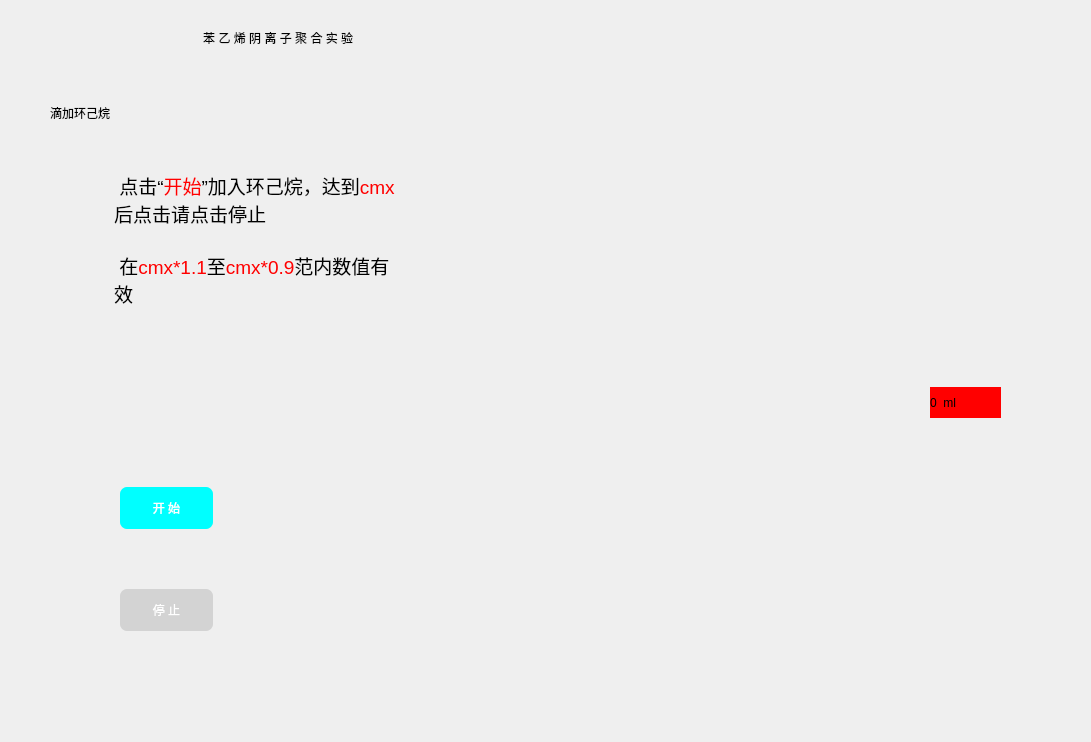
<?xml version="1.0" encoding="UTF-8"?>
<ui version="4.0">
 <class>Form</class>
 <widget class="QWidget" name="Form">
  <property name="geometry">
   <rect>
    <x>0</x>
    <y>0</y>
    <width>1091</width>
    <height>742</height>
   </rect>
  </property>
  <property name="windowTitle">
   <string>Form</string>
  </property>
  <property name="styleSheet">
   <string notr="true">#Form{
	border-image: url(:/add/bj3.jpeg);
	}
</string>
  </property>
  <widget class="QWidget" name="template_2" native="true">
   <property name="geometry">
    <rect>
     <x>0</x>
     <y>0</y>
     <width>1091</width>
     <height>741</height>
    </rect>
   </property>
   <layout class="QVBoxLayout" name="verticalLayout">
    <property name="spacing">
     <number>0</number>
    </property>
    <property name="leftMargin">
     <number>0</number>
    </property>
    <property name="topMargin">
     <number>0</number>
    </property>
    <property name="rightMargin">
     <number>0</number>
    </property>
    <property name="bottomMargin">
     <number>0</number>
    </property>
    <item>
     <widget class="QWidget" name="title" native="true">
      <property name="sizePolicy">
       <sizepolicy hsizetype="Preferred" vsizetype="Preferred">
        <horstretch>1</horstretch>
        <verstretch>1</verstretch>
       </sizepolicy>
      </property>
      <property name="styleSheet">
       <string notr="true"/>
      </property>
      <widget class="QLabel" name="label_5">
       <property name="geometry">
        <rect>
         <x>130</x>
         <y>10</y>
         <width>978</width>
         <height>56</height>
        </rect>
       </property>
       <property name="styleSheet">
        <string notr="true">font: 22pt &quot;Arial&quot;;</string>
       </property>
       <property name="text">
        <string>                      苯 乙 烯 阴 离 子 聚 合 实 验</string>
       </property>
      </widget>
     </widget>
    </item>
    <item>
     <widget class="QWidget" name="section" native="true">
      <property name="sizePolicy">
       <sizepolicy hsizetype="Preferred" vsizetype="Preferred">
        <horstretch>1</horstretch>
        <verstretch>10</verstretch>
       </sizepolicy>
      </property>
      <layout class="QVBoxLayout" name="verticalLayout_2">
       <property name="spacing">
        <number>0</number>
       </property>
       <property name="leftMargin">
        <number>0</number>
       </property>
       <property name="topMargin">
        <number>0</number>
       </property>
       <property name="rightMargin">
        <number>0</number>
       </property>
       <property name="bottomMargin">
        <number>0</number>
       </property>
       <item>
        <widget class="QWidget" name="content" native="true">
         <property name="enabled">
          <bool>false</bool>
         </property>
         <property name="sizePolicy">
          <sizepolicy hsizetype="Expanding" vsizetype="Expanding">
           <horstretch>1</horstretch>
           <verstretch>12</verstretch>
          </sizepolicy>
         </property>
         <property name="styleSheet">
          <string notr="true">QPushButton {
	border:none;
	font: 16pt &quot;Arial&quot;;
}
*{
	border-image:none;
}
</string>
         </property>
         <widget class="QLabel" name="label">
          <property name="geometry">
           <rect>
            <x>540</x>
            <y>30</y>
            <width>505</width>
            <height>594</height>
           </rect>
          </property>
          <property name="styleSheet">
           <string notr="true">border-image: url(:/add/加入环己烷.png);</string>
          </property>
          <property name="text">
           <string/>
          </property>
         </widget>
         <widget class="QLabel" name="label_2">
          <property name="geometry">
           <rect>
            <x>930</x>
            <y>320</y>
            <width>71</width>
            <height>31</height>
           </rect>
          </property>
          <property name="styleSheet">
           <string notr="true">background-color: red;
font: 14pt &quot;楷体&quot;;
color:rgb(0, 0, 0);</string>
          </property>
          <property name="text">
           <string>0  ml</string>
          </property>
         </widget>
         <widget class="QTextEdit" name="add_cyclohexane_tips_plaintextedit">
          <property name="enabled">
           <bool>false</bool>
          </property>
          <property name="geometry">
           <rect>
            <x>110</x>
            <y>100</y>
            <width>291</width>
            <height>181</height>
           </rect>
          </property>
          <property name="styleSheet">
           <string notr="true">color:rgb(0, 0, 0);
border:none;
background-color:transparent;</string>
          </property>
          <property name="html">
           <string>&lt;!DOCTYPE HTML PUBLIC &quot;-//W3C//DTD HTML 4.0//EN&quot; &quot;http://www.w3.org/TR/REC-html40/strict.dtd&quot;&gt;
&lt;html&gt;&lt;head&gt;&lt;meta name=&quot;qrichtext&quot; content=&quot;1&quot; /&gt;&lt;style type=&quot;text/css&quot;&gt;
p, li { white-space: pre-wrap; }
&lt;/style&gt;&lt;/head&gt;&lt;body style=&quot; font-family:'SimSun'; font-size:9pt; font-weight:400; font-style:normal;&quot;&gt;
&lt;p style=&quot; margin-top:0px; margin-bottom:0px; margin-left:0px; margin-right:0px; -qt-block-indent:0; text-indent:0px;&quot;&gt;&lt;span style=&quot; font-family:'隶书'; font-size:14pt;&quot;&gt; 点击“&lt;/span&gt;&lt;span style=&quot; font-family:'隶书'; font-size:14pt; color:#ff0000;&quot;&gt;开始&lt;/span&gt;&lt;span style=&quot; font-family:'隶书'; font-size:14pt;&quot;&gt;”加入环己烷，达到&lt;/span&gt;&lt;span style=&quot; font-family:'隶书'; font-size:14pt; color:#ff0000;&quot;&gt;cmx&lt;/span&gt;&lt;span style=&quot; font-family:'隶书'; font-size:14pt;&quot;&gt;后点击请点击停止&lt;/span&gt;&lt;/p&gt;
&lt;p style=&quot;-qt-paragraph-type:empty; margin-top:0px; margin-bottom:0px; margin-left:0px; margin-right:0px; -qt-block-indent:0; text-indent:0px; font-family:'隶书'; font-size:14pt;&quot;&gt;&lt;br /&gt;&lt;/p&gt;
&lt;p style=&quot; margin-top:0px; margin-bottom:0px; margin-left:0px; margin-right:0px; -qt-block-indent:0; text-indent:0px;&quot;&gt;&lt;span style=&quot; font-family:'隶书'; font-size:14pt;&quot;&gt; 在&lt;/span&gt;&lt;span style=&quot; font-family:'隶书'; font-size:14pt; color:#ff0000;&quot;&gt;cmx*1.1&lt;/span&gt;&lt;span style=&quot; font-family:'隶书'; font-size:14pt;&quot;&gt;至&lt;/span&gt;&lt;span style=&quot; font-family:'隶书'; font-size:14pt; color:#ff0000;&quot;&gt;cmx*0.9&lt;/span&gt;&lt;span style=&quot; font-family:'隶书'; font-size:14pt;&quot;&gt;范内数值有效&lt;/span&gt;&lt;/p&gt;&lt;/body&gt;&lt;/html&gt;</string>
          </property>
         </widget>
         <widget class="QLabel" name="label_3">
          <property name="enabled">
           <bool>false</bool>
          </property>
          <property name="geometry">
           <rect>
            <x>50</x>
            <y>20</y>
            <width>171</width>
            <height>51</height>
           </rect>
          </property>
          <property name="styleSheet">
           <string notr="true">font: 20pt &quot;Agency FB&quot;;
color: rgb(0, 0, 0)</string>
          </property>
          <property name="text">
           <string>滴加环己烷</string>
          </property>
         </widget>
         <widget class="QWidget" name="layoutWidget">
          <property name="geometry">
           <rect>
            <x>120</x>
            <y>420</y>
            <width>93</width>
            <height>144</height>
           </rect>
          </property>
          <layout class="QVBoxLayout" name="verticalLayout_3">
           <property name="spacing">
            <number>60</number>
           </property>
           <item>
            <widget class="QPushButton" name="add_cyclohexane_start_btn">
             <property name="sizePolicy">
              <sizepolicy hsizetype="Preferred" vsizetype="Preferred">
               <horstretch>0</horstretch>
               <verstretch>0</verstretch>
              </sizepolicy>
             </property>
             <property name="styleSheet">
              <string notr="true">QPushButton{
	border:none;
	border-radius:7px;	
	font: 13pt &quot;微软雅黑&quot;;
	background-color: cyan;
	color:rgb(255, 255, 255);
	width:91px;
	height:41px;
}
QPushButton:pressed{
	border:none;
	border-radius:7px;	
	font: 13pt &quot;微软雅黑&quot;;	
	background-color: lightblue;
	color:green;
}</string>
             </property>
             <property name="text">
              <string>开 始</string>
             </property>
            </widget>
           </item>
           <item>
            <widget class="QPushButton" name="add_cyclohexane_stop_btn">
             <property name="enabled">
              <bool>false</bool>
             </property>
             <property name="sizePolicy">
              <sizepolicy hsizetype="Preferred" vsizetype="Preferred">
               <horstretch>0</horstretch>
               <verstretch>0</verstretch>
              </sizepolicy>
             </property>
             <property name="styleSheet">
              <string notr="true">QPushButton{
	border:none;
	border-radius:7px;	
	font: 13pt &quot;微软雅黑&quot;;
	background-color: lightgray;
	color:rgb(255, 255, 255);
	width:91px;
	height:41px;
}
QPushButton:pressed{
	border:none;
	border-radius:7px;	
	font: 13pt &quot;微软雅黑&quot;;	
	background-color: lightgray;
	color:gray;
}</string>
             </property>
             <property name="text">
              <string>停 止</string>
             </property>
            </widget>
           </item>
          </layout>
         </widget>
        </widget>
       </item>
      </layout>
     </widget>
    </item>
   </layout>
  </widget>
 </widget>
 <resources>
  <include location="../images/add_cyclohexane.qrc"/>
 </resources>
 <connections/>
</ui>
